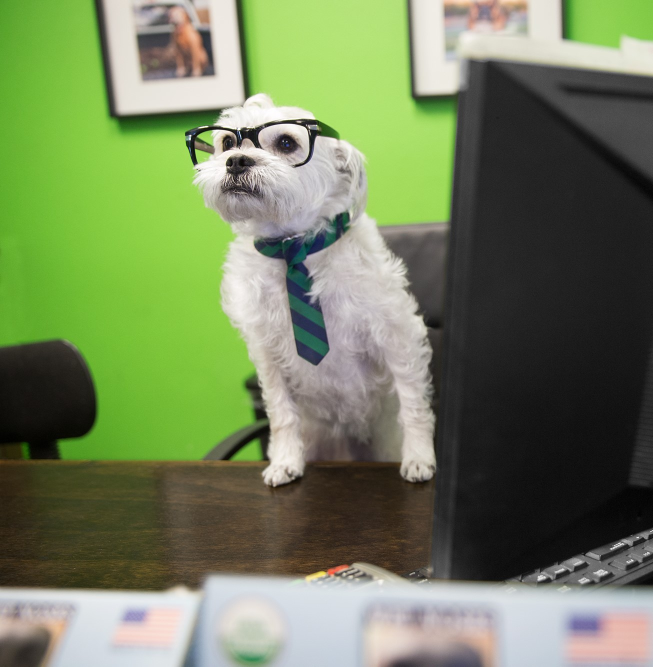
#> input picture Python/samples/DefaultImage.jpg, 1306 x 1333 px (shown at 1/2 size)
$ python candy.py
#> lines starting #> are read from the running program, lines starting #| are printed output that depends on the picture
#
# DirectML FNS Candy sample
# Based on the following model: https://github.com/microsoft/Windows-Machine-Learning/blob/master/Samples/FNSCandyStyleTransfer/UWP/cs/Assets/candy.onnx
#

import pydirectml as dml
import numpy as np
from PIL import Image, ImageOps
import sys
import os

argument_count = len(sys.argv)

image_file_path = "DefaultImage.jpg"
tensor_data_path = "candy_tensor_data"

# Get user image input path if any. If none, default to image_file_path value.
if (argument_count >= 2):
    image_file_path = sys.argv[1]

if (argument_count >= 3):
    tensor_data_path = sys.argv[2]

if (os.path.exists(image_file_path) == False):
    print("File not found at: " + str(image_file_path))
    sys.exit(1)

image = Image.open(image_file_path)
#> image is the input picture: PIL image 1306x1333 RGB; mean R, G, B 114.6, 129.1, 92.1

image = ImageOps.fit(image, (720, 720), method = 0,  bleed = 0, centering = (0.5, 0.5))
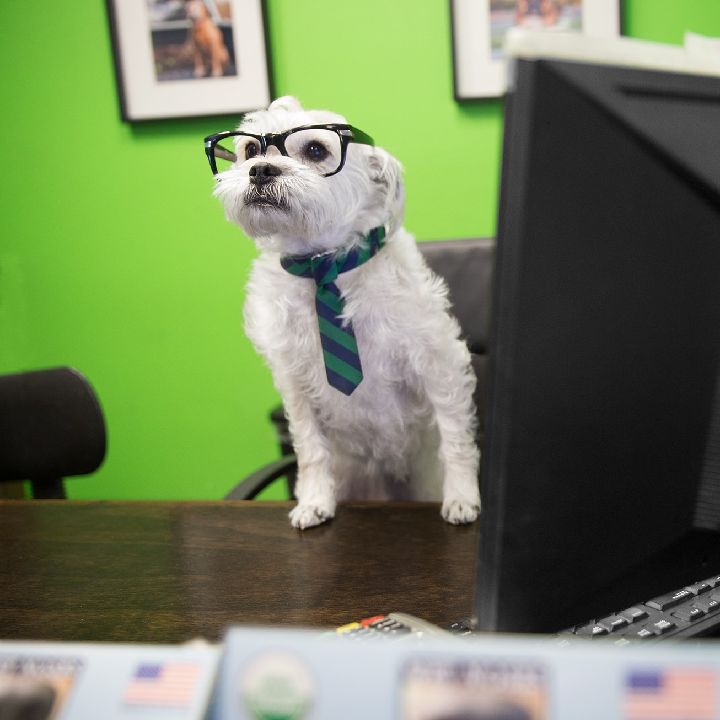
#> image: PIL image 720x720 RGB; mean R, G, B 113.5, 128, 90.9

image_tensor = np.array(image, np.float32)

transposed_image = np.transpose(image_tensor, axes=[2,0,1])

# Create a GPU device and build a model graph.
#> (the run stopped early here; a loop or call above may not have finished)
